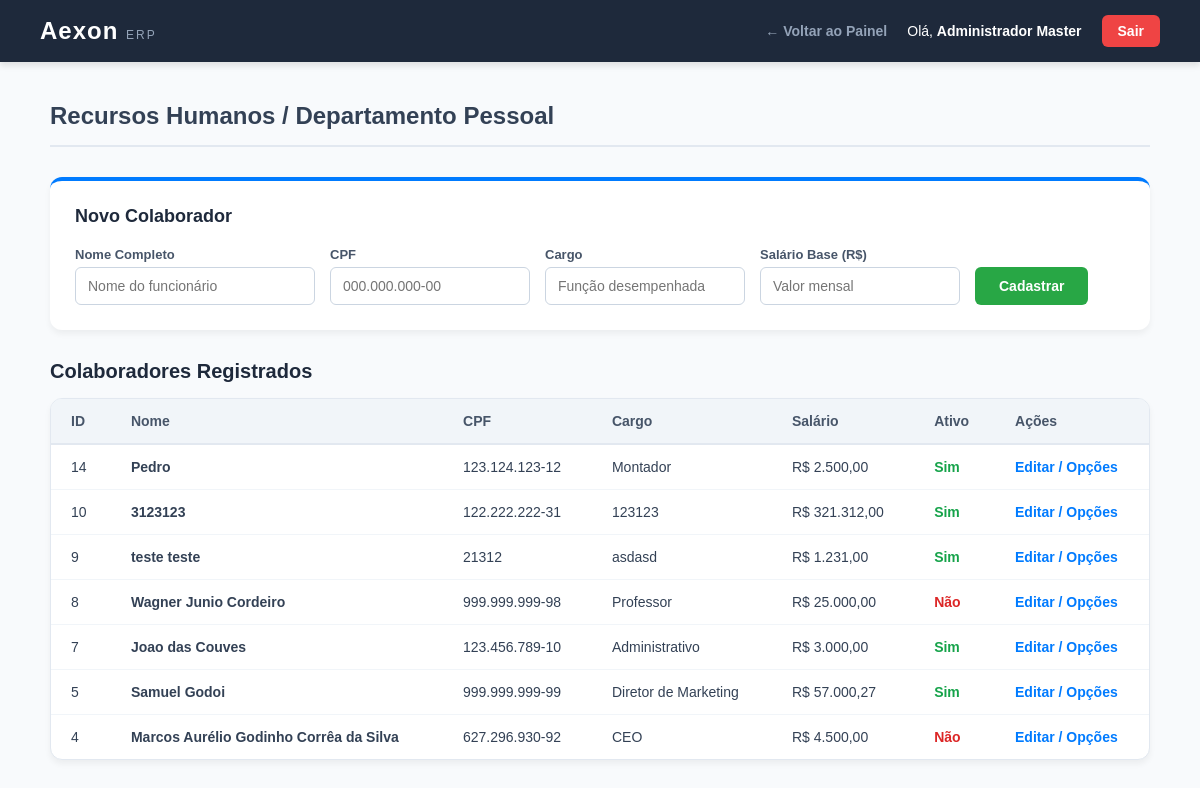
Page /syserp/index.php?rota=rh (signed in) on the committed database.
### tables this page shows
CREATE TABLE IF NOT EXISTS `funcionarios` (
  `id` int NOT NULL AUTO_INCREMENT,
  `nome` varchar(100) NOT NULL,
  `cpf` varchar(14) NOT NULL,
  `cargo` varchar(50) NOT NULL,
  `salario` decimal(10,2) NOT NULL,
  `data_cadastro` timestamp NULL DEFAULT CURRENT_TIMESTAMP,
  `ativo` tinyint(1) DEFAULT '1',
  PRIMARY KEY (`id`),
  UNIQUE KEY `cpf` (`cpf`)
);

### syserp/controllers/FuncionarioController.php (called while the page is built, shortened)
<?php
require_once 'config/database.php';
require_once 'models/Funcionario.php';
class FuncionarioController {
    private $funcionario;
    public function __construct() {
        $database = new Database();
        $this->db = $database->getConnection();
        $this->funcionario = new Funcionario($this->db);
    }
    public function listar() {
        $stmt = $this->funcionario->lerTodos();
        $funcionarios = $stmt->fetchAll(PDO::FETCH_ASSOC);
        require_once 'views/funcionarios_list.php';
    }
}
?>

### syserp/config/database.php (called while the page is built, shortened)
<?php
class Database {
    private $host = "localhost";
    private $db_name = "syserp";
    private $username = "root";
    private $password = "";
    public function getConnection() {
        $this->conn = null;
        try {
            $this->conn = new PDO("mysql:host=" . $this->host . ";dbname=" . $this->db_name, $this->username, $this->password);
            $this->conn->setAttribute(PDO::ATTR_ERRMODE, PDO::ERRMODE_EXCEPTION);
            $this->conn->exec("set names utf8");
        } catch(PDOException $exception) {
            echo "Erro de conexão com o banco syserp: " . $exception->getMessage();
        }
        return $this->conn;
    }
}
?>

### syserp/models/Funcionario.php (called while the page is built, shortened)
<?php
class Funcionario {
    private $conn;
    private $table_name = "funcionarios";
    public function __construct($db) {
        $this->conn = $db;
    }
    public function lerTodos() {
        $query = "SELECT id, nome, cpf, cargo, salario, ativo FROM " . $this->table_name . " ORDER BY data_cadastro DESC";
        $stmt = $this->conn->prepare($query);
        $stmt->execute();
        return $stmt;
    }
}
?>

### syserp/views/funcionarios_list.php (the view, shortened to what this page needs)
<!DOCTYPE html>
<html lang="pt-BR">
<head>
</head>
<body>
    <div class="navbar">
        <div class="navbar-brand">
            Aexon <span>ERP</span>
        </div>
        <div class="user-info">
            <a href="index.php?rota=dashboard" class="btn-nav-voltar">← Voltar ao Painel</a>
            <span>Olá, <strong><?= $_SESSION['usuario_nome'] ?></strong></span>
            <a href="index.php?rota=sair" class="logout-btn">Sair</a>
        </div>
    </div>
    <div class="container">
        <div class="page-header">
            <h2>Recursos Humanos / Departamento Pessoal</h2>
        </div>
        <div class="card-panel">
            <h3>Novo Colaborador</h3>
            <form action="index.php?rota=rh" method="POST">
                <div class="form-group">
                    <label>Nome Completo</label>
                    <input type="text" name="nome" placeholder="Nome do funcionário" required style="width: 240px;">
                </div>
                <div class="form-group">
                    <label>CPF</label>
                    <input type="text" name="cpf" placeholder="000.000.000-00" maxlength="14" required>
                </div>
                <div class="form-group">
                    <label>Cargo</label>
                    <input type="text" name="cargo" placeholder="Função desempenhada" required>
                </div>
                <div class="form-group">
                    <label>Salário Base (R$)</label>
                    <input type="number" step="0.01" name="salario" placeholder="Valor mensal" required>
                </div>
                <button type="submit">Cadastrar</button>
            </form>
        </div>
        <h2 class="table-title">Colaboradores Registrados</h2>
        <div class="table-responsive">
            <table>
                <thead>
                    <tr>
                        <th>ID</th>
                        <th>Nome</th>
                        <th>CPF</th>
                        <th>Cargo</th>
                        <th>Salário</th>
                        <th>Ativo</th>
                        <th>Ações</th>
                    </tr>
                </thead>
                <tbody>
                    <?php foreach($funcionarios as $func): ?>
                    <tr>
                        <td><?= $func['id'] ?></td>
                        <td><strong><?= $func['nome'] ?></strong></td>
                        <td>
                            <?php
                                $cpf = $func['cpf'];
                                if(strlen($cpf) == 11) {
                                    echo preg_replace("/(\d{3})(\d{3})(\d{3})(\d{2})/", "\$1.\$2.\$3-\$4", $cpf);
                                } else {
                                    echo $cpf;
                                }
                            ?>
                        </td>
                        <td><?= $func['cargo'] ?></td>
                        <td>R$ <?= number_format($func['salario'], 2, ',', '.') ?></td>
                        <td>
                            <?php if($func['ativo'] == 1): ?>
                                <span class="status-ativo">Sim</span>
                            <?php else: ?>
                                <span class="status-inativo">Não</span>
                            <?php endif; ?>
                        </td>
                        <td>
                            <a href="index.php?rota=rh&acao=editar&id=<?= $func['id'] ?>" class="btn-edit">Editar / Opções</a>
                        </td>
                    </tr>
                    <?php endforeach; ?>
                </tbody>
            </table>
        </div>
    </div>
</body>
</html>

### syserp/index.php (shortened to what this page needs)
<?php
$rota = isset($_GET['rota']) ? $_GET['rota'] : 'dashboard';
switch ($rota) {
    case 'rh':
        require_once 'controllers/FuncionarioController.php';
        $controller = new FuncionarioController();
        if ($_SERVER["REQUEST_METHOD"] == "POST") {
            if (isset($_POST['id']) && !empty($_POST['id'])) {
                $controller->atualizar();
            } else {
                $controller->salvar();
            }
        } else if (isset($_GET['acao']) && $_GET['acao'] == 'editar' && isset($_GET['id'])) {
            $controller->editar($_GET['id']);
        } else {
            $controller->listar();
        }
        break;
}

### syserp/views/funcionarios_list.php (style rules this page uses)
body { font-family: Arial, sans-serif; background-color: #f8fafc; margin: 0; padding: 0; }
.navbar { background-color: #1e293b; color: white; padding: 15px 40px; display: flex; justify-content: space-between; align-items: center; box-shadow: 0 4px 6px rgba(0,0,0,0.1); }
.navbar-brand { font-size: 24px; font-weight: bold; letter-spacing: 1px; }
.navbar-brand span { font-size: 12px; color: #94a3b8; font-weight: normal; text-transform: uppercase; letter-spacing: 2px; }
.user-info { display: flex; align-items: center; gap: 20px; font-size: 14px; }
.btn-nav-voltar { color: #94a3b8; text-decoration: none; font-weight: bold; transition: color 0.2s; }
.logout-btn { background: #ef4444; color: white; padding: 8px 16px; text-decoration: none; border-radius: 6px; font-weight: bold; transition: background 0.2s; }
.container { padding: 40px; max-width: 1100px; margin: 0 auto; }
.page-header { margin-bottom: 30px; border-bottom: 2px solid #e2e8f0; padding-bottom: 15px; }
.page-header h2 { color: #334155; margin: 0; font-size: 24px; }
.card-panel { background: white; padding: 25px; border-radius: 12px; box-shadow: 0 4px 6px rgba(0, 0, 0, 0.05); margin-bottom: 30px; border-top: 4px solid #007BFF; }
.card-panel h3 { margin-top: 0; margin-bottom: 20px; color: #1e293b; font-size: 18px; }
form { display: flex; gap: 15px; flex-wrap: wrap; align-items: flex-end; }
.form-group { display: flex; flex-direction: column; gap: 5px; }
.form-group label { font-size: 13px; font-weight: bold; color: #475569; }
input { padding: 10px 12px; border: 1px solid #cbd5e1; border-radius: 6px; font-family: inherit; font-size: 14px; color: #334155; width: 200px; box-sizing: border-box; }
button { padding: 11px 24px; background: #28a745; color: white; border: none; border-radius: 6px; cursor: pointer; font-weight: bold; font-family: inherit; font-size: 14px; transition: background 0.2s; }
.table-title { color: #1e293b; font-size: 20px; margin-bottom: 15px; }
.table-responsive { background: white; border-radius: 12px; box-shadow: 0 4px 6px rgba(0, 0, 0, 0.05); overflow: hidden; border: 1px solid #e2e8f0; }
table { border-collapse: collapse; width: 100%; margin: 0; }
th, td { padding: 14px 20px; text-align: left; font-size: 14px; }
th { background-color: #f1f5f9; color: #475569; font-weight: bold; border-bottom: 2px solid #e2e8f0; }
td { border-bottom: 1px solid #f1f5f9; color: #334155; }
tr:last-child td { border-bottom: none; }
.status-ativo { color: #16a34a; font-weight: bold; }
.status-inativo { color: #dc2626; font-weight: bold; }
.btn-edit { color: #007BFF; text-decoration: none; font-weight: bold; }

### rows in the picture
funcionarios: id "14", nome "Pedro", cpf "123.124.123-12", cargo "Montador", salario "2.500,00", ativo "Sim"
funcionarios: id "10", nome "3123123", cpf "122.222.222-31", cargo "123123", salario "321.312,00", ativo "Sim"
funcionarios: id "9", nome "teste teste", cpf "21312", cargo "asdasd", salario "1.231,00", ativo "Sim"
funcionarios: id "8", nome "Wagner Junio Cordeiro", cpf "999.999.999-98", cargo "Professor", salario "25.000,00", ativo "Não"
funcionarios: id "7", nome "Joao das Couves", cpf "123.456.789-10", cargo "Administrativo", salario "3.000,00", ativo "Sim"
funcionarios: id "5", nome "Samuel Godoi", cpf "999.999.999-99", cargo "Diretor de Marketing", salario "57.000,27", ativo "Sim"
funcionarios: id "4", nome "Marcos Aurélio Godinho Corrêa da Silva", cpf "627.296.930-92", cargo "CEO", salario "4.500,00", ativo "Não"

### other values in the picture
$_SESSION['usuario_nome'] "Administrador Master"
